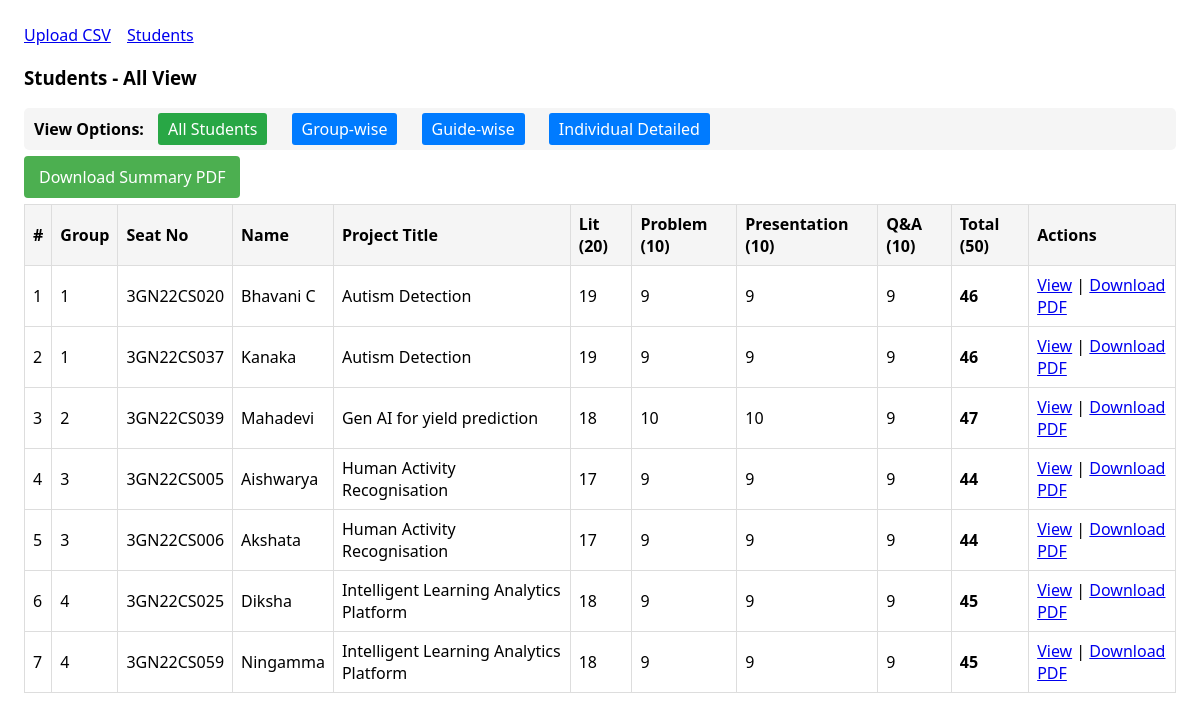
/students, run on the app's committed database.
### models.py (models this page shows)
class Student(db.Model):
    id = db.Column(db.Integer, primary_key=True)
    group_no = db.Column(db.String(50))
    project_title = db.Column(db.String(255))
    project_guide = db.Column(db.String(128))
    seat_no = db.Column(db.String(64), nullable=False, index=True)
    name = db.Column(db.String(128), nullable=False)
    evaluations = db.relationship("Evaluation", backref="student", lazy=True, cascade="all, delete-orphan")

class Evaluation(db.Model):
    __table_args__ = (
        db.UniqueConstraint('student_id', 'review_no', name='uq_eval_student_review'),
    )
    id = db.Column(db.Integer, primary_key=True)
    review_no = db.Column(db.Integer, default=1, nullable=False)
    total_marks = db.Column(db.Integer, nullable=False)
    literature_survey = db.Column(db.Integer, nullable=False)
    problem_identification = db.Column(db.Integer, nullable=False)
    presentation = db.Column(db.Integer, nullable=False)
    question_answer = db.Column(db.Integer, nullable=False)
    member1_literature = db.Column(db.Integer, nullable=True)
    member1_problem = db.Column(db.Integer, nullable=True)
    member1_presentation = db.Column(db.Integer, nullable=True)
    member1_qa = db.Column(db.Integer, nullable=True)
    member2_literature = db.Column(db.Integer, nullable=True)
    member2_problem = db.Column(db.Integer, nullable=True)
    member2_presentation = db.Column(db.Integer, nullable=True)
    member2_qa = db.Column(db.Integer, nullable=True)
    guide_literature = db.Column(db.Integer, nullable=True)
    guide_problem = db.Column(db.Integer, nullable=True)
    guide_presentation = db.Column(db.Integer, nullable=True)
    guide_qa = db.Column(db.Integer, nullable=True)
    student_id = db.Column(db.Integer, db.ForeignKey("student.id"), nullable=False)

### app.py (the view)
    @app.route("/students")
    def list_students():
        students = Student.query.order_by(Student.group_no, Student.name).all()
        data = []
        for s in students:
            ev = sorted(s.evaluations, key=lambda e: (e.review_no, e.id))[-1] if s.evaluations else None
            if ev:
                data.append((s, ev))
        return render_template("students.html", items=data)

### templates/students.html
{% extends "base.html" %}
{% block content %}
<h3>Students - All View</h3>
<div class="view-options" style="margin: 15px 0; padding: 10px; background: #f5f5f5; border-radius: 5px;">
    <strong>View Options:</strong>
    <span style="margin: 0 10px; padding: 5px 10px; background: #28a745; color: white; border-radius: 3px;">All Students</span>
    <a href="{{ url_for('students_groupwise') }}" style="margin: 0 10px; padding: 5px 10px; background: #007bff; color: white; text-decoration: none; border-radius: 3px;">Group-wise</a>
    <a href="{{ url_for('students_guidewise') }}" style="margin: 0 10px; padding: 5px 10px; background: #007bff; color: white; text-decoration: none; border-radius: 3px;">Guide-wise</a>
    <a href="{{ url_for('students_individual') }}" style="margin: 0 10px; padding: 5px 10px; background: #007bff; color: white; text-decoration: none; border-radius: 3px;">Individual Detailed</a>
</div>
<p><a href="{{ url_for('download_summary_pdf') }}" style="background-color: #4CAF50; color: white; padding: 10px 15px; text-decoration: none; border-radius: 4px;">Download Summary PDF</a></p>
<table>
  <thead>
    <tr>
      <th>#</th>
      <th>Group</th>
      <th>Seat No</th>
      <th>Name</th>
      <th>Project Title</th>
      <th>Lit (20)</th>
      <th>Problem (10)</th>
      <th>Presentation (10)</th>
      <th>Q&A (10)</th>
      <th>Total (50)</th>
      <th>Actions</th>
    </tr>
  </thead>
  <tbody>
    {% for s, ev in items %}
    <tr>
      <td>{{ loop.index }}</td>
      <td>{{ s.group_no or '-' }}</td>
      <td>{{ s.seat_no }}</td>
      <td>{{ s.name }}</td>
      <td>{{ s.project_title or '-' }}</td>
      <td>{{ ev.literature_survey }}</td>
      <td>{{ ev.problem_identification }}</td>
      <td>{{ ev.presentation }}</td>
      <td>{{ ev.question_answer }}</td>
      <td><strong>{{ ev.total_marks }}</strong></td>
      <td>
        <a href="{{ url_for('student_detail', student_id=s.id) }}">View</a> |
        <a href="{{ url_for('download_review1', student_id=s.id) }}">Download PDF</a>
      </td>
    </tr>
    {% endfor %}
  </tbody>
</table>
{% endblock %}

### templates/base.html (shortened to what this page needs)
<!doctype html>
<html lang="en">
<head>
</head>
<body>
  <header>
    <nav>
      <a href="{{ url_for('upload_csv') }}">Upload CSV</a>
      <a href="{{ url_for('list_students') }}">Students</a>
    </nav>
  </header>
  {% block content %}{% endblock %}
</body>
</html>

### templates/base.html (style rules this page uses)
body { font-family: system-ui, Arial, sans-serif; margin: 24px; }
header { margin-bottom: 16px; }
nav a { margin-right: 12px; }
table { border-collapse: collapse; width: 100%; }
th, td { border: 1px solid #ddd; padding: 8px; }
th { background: #f5f5f5; text-align: left; }

### data on the page
Student: group_no "1", seat_no "3GN22CS020", name "Bhavani C", project_title "Autism Detection", literature_survey "19", problem_identification "9", presentation "9", question_answer "9", total_marks "46"
Student: group_no "1", seat_no "3GN22CS037", name "Kanaka", project_title "Autism Detection", literature_survey "19", problem_identification "9", presentation "9", question_answer "9", total_marks "46"
Student: group_no "2", seat_no "3GN22CS039", name "Mahadevi", project_title "Gen AI for yield prediction", literature_survey "18", problem_identification "10", presentation "10", question_answer "9", total_marks "47"
Student: group_no "3", seat_no "3GN22CS005", name "Aishwarya", project_title "Human Activity Recognisation", literature_survey "17", problem_identification "9", presentation "9", question_answer "9", total_marks "44"
Student: group_no "3", seat_no "3GN22CS006", name "Akshata", project_title "Human Activity Recognisation", literature_survey "17", problem_identification "9", presentation "9", question_answer "9", total_marks "44"
Student: group_no "4", seat_no "3GN22CS025", name "Diksha", project_title "Intelligent Learning Analytics Platform", literature_survey "18", problem_identification "9", presentation "9", question_answer "9", total_marks "45"
Student: group_no "4", seat_no "3GN22CS059", name "Ningamma", project_title "Intelligent Learning Analytics Platform", literature_survey "18", problem_identification "9", presentation "9", question_answer "9", total_marks "45"
